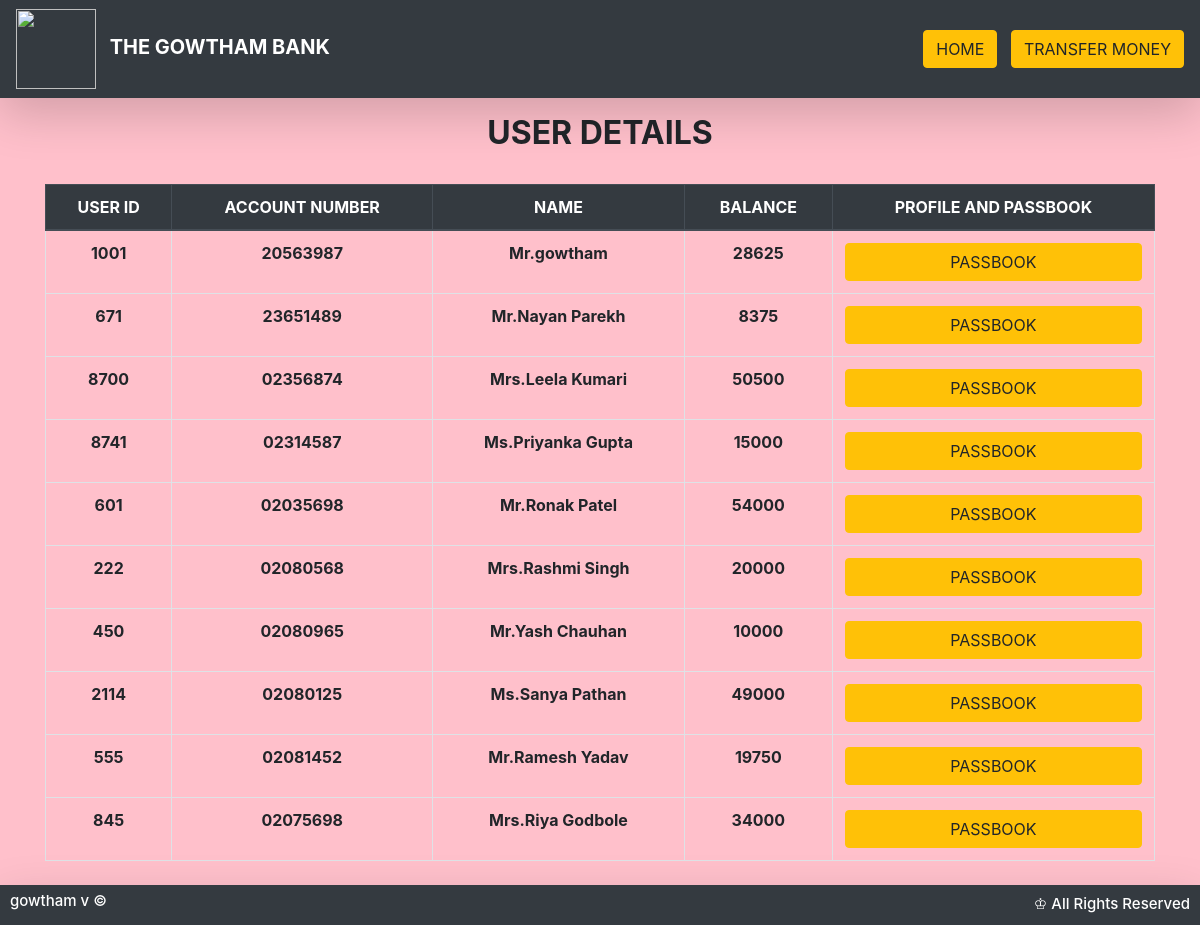
Screenshot of /user.php with the database file from the repository.
### tables this page shows
CREATE TABLE IF NOT EXISTS `user` (
  `id` int(4) NOT NULL,
  `ac` varchar(10) NOT NULL,
  `name` varchar(20) NOT NULL,
  `no` varchar(20) NOT NULL,
  `email` varchar(30) NOT NULL,
  `amt` int(10) NOT NULL
);

### user.php (the view, shortened to what this page needs)
 <html>
<head>
  <link rel="stylesheet" href="https://stackpath.bootstrapcdn.com/bootstrap/4.3.1/css/bootstrap.min.css">
</head>
<body style="background-color:#FFC0CB">
<nav class="navbar navbar-expand-lg py-1 navbar-dark bg-dark shadow-lg mb-3">
    <a href="#" class="navbar-brand">
      <img src="https://img.favpng.com/19/25/12/bank-icon-icons-money-icon-png-favpng-nYWavaFxxLEHGbhfa2sktj7y7.jpg" width="80" alt="" class="d-inline-block align-left mr-2">
      <span class="text-uppercase font-weight-bold">THE GOWTHAM BANK</span>
    </a>
<div id="navbarTogglerDemo02" class="collapse navbar-collapse">
      <ul class="navbar-nav ml-auto">
        <li class="nav-item"><a href="index.php"> <button type="button" class="btn btn-warning">HOME</button></a></li>
        <li class="nav-item"><a href="sender.php"> <button type="button" class="btn btn-warning">TRANSFER MONEY</button></a></li>
      </ul>
    </div>
</nav>
<?php
$link=new mysqli("localhost","root","","tsf") or die("DATA NOT FOUND");
$res=$link->query("select * from user");
?>
<div class="container text-center">
<h2><b>USER DETAILS</b></h2>
<br>
<div class="table-responsive mb-5">
<table class='table table-hover table-bordered text-center'>
<thead class="thead-dark">
  <tr>
    <th scope="col">USER ID</th>
    <th scope="col">ACCOUNT NUMBER</th>
    <th scope="col">NAME</th>
    <th scope="col">BALANCE</th>
    <th scope="col">PROFILE AND PASSBOOK</th>
  </tr>
</thead>
<tbody>
<?php
while($row=$res->fetch_row())
{
?>
<tr>
<th scope="row"><?php echo $row[0] ?></th>
<td><?php echo $row[1] ?></td>
<td><?php echo $row[2] ?></td>
<td><?php echo $row[5] ?></td>
<td>
<a href="passbook.php?id= <?php echo $row[0] ;?>"> <button type="button" class="btn btn-warning btn-block">PASSBOOK</button></a>
</td>
</tr>
<?php
}
?>
</tbody>
</table>
</div>
</div>
<?php
include 'footer.php';
?>
</body>
</html>

### user.php (style rules this page uses)
* { margin:0; padding:0; }
td { font-weight: bold; }

### rows the page displays
user: id "1001", ac "20563987", name "Mr.gowtham", amt "28625"
user: id "671", ac "23651489", name "Mr.Nayan Parekh", amt "8375"
user: id "8700", ac "02356874", name "Mrs.Leela Kumari", amt "50500"
user: id "8741", ac "02314587", name "Ms.Priyanka Gupta", amt "15000"
user: id "601", ac "02035698", name "Mr.Ronak Patel", amt "54000"
user: id "222", ac "02080568", name "Mrs.Rashmi Singh", amt "20000"
user: id "450", ac "02080965", name "Mr.Yash Chauhan", amt "10000"
user: id "2114", ac "02080125", name "Ms.Sanya Pathan", amt "49000"
user: id "555", ac "02081452", name "Mr.Ramesh Yadav", amt "19750"
user: id "845", ac "02075698", name "Mrs.Riya Godbole", amt "34000"
